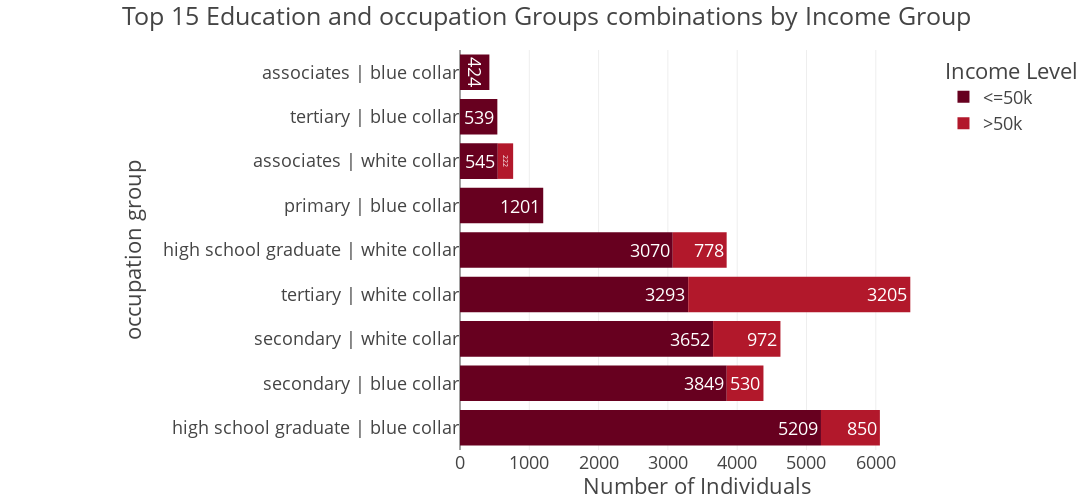

This figure's notebook cell:
### Code cell
num = 15
adult_df_combos = adult_df_income_edu_occ.head(num)
fig= px.bar(
    adult_df_combos,
    x = 'total',
    y = 'edu_occ',
    color= 'income',
    orientation = 'h',
    title=f'Top {num} Education and occupation Groups combinations by Income Group',
    #barmode = 'group',
    height=500,
     width=1100,
    text= 'total',
    color_discrete_sequence=px.colors.sequential.RdBu,
)
fig.update_layout(template="presentation",
                  xaxis_title='Number of Individuals',
                  yaxis_title='occupation group',
                  legend_title=dict(text='Income Level'),
                  margin=dict(l=460, r=50, t=50, b=50))
fig.update_traces(textposition='inside')
fig.show()
fig.write_image(os.path.join(result_dir,'income_distribution_by_incomegroup_bar_plot.jpg'))
fig.write_image(os.path.join(result_dir, 'income_distribution_by_incomegroup_bar_plot.png'))
fig.write_html(os.path.join(result_dir, 'income_distribution_byincomegroup_bar_plot.html'))

### Figure 1 — Plotly figure (JSON) as saved in the notebook; plotly's stock layout.template omitted (floating-point values rounded to 4 significant figures)
{"data": [{"hovertemplate": "income=<=50k<br>total=%{text}<br>edu_occ=%{y}<extra></extra>", "legendgroup": "<=50k", "marker": {"color": "rgb(103,0,31)", "pattern": {"shape": ""}}, "name": "<=50k", "orientation": "h", "showlegend": true, "text": [5209.0, 3849.0, 3652.0, 3293.0, 3070.0, 1201.0, 545.0, 539.0, 424.0], "textposition": "inside", "type": "bar", "x": [5209, 3849, 3652, 3293, 3070, 1201, 545, 539, 424], "xaxis": "x", "y": ["high school graduate | blue collar", "secondary | blue collar", "secondary | white collar", "tertiary | white collar", "high school graduate | white collar", "primary | blue collar", "associates | white collar", "tertiary | blue collar", "associates | blue collar"], "yaxis": "y"}, {"hovertemplate": "income=>50k<br>total=%{text}<br>edu_occ=%{y}<extra></extra>", "legendgroup": ">50k", "marker": {"color": "rgb(178,24,43)", "pattern": {"shape": ""}}, "name": ">50k", "orientation": "h", "showlegend": true, "text": [3205.0, 972.0, 850.0, 778.0, 530.0, 222.0], "textposition": "inside", "type": "bar", "x": [3205, 972, 850, 778, 530, 222], "xaxis": "x", "y": ["tertiary | white collar", "secondary | white collar", "high school graduate | blue collar", "high school graduate | white collar", "secondary | blue collar", "associates | white collar"], "yaxis": "y"}], "layout": {"barmode": "relative", "height": 500, "legend": {"title": {"text": "Income Level"}, "tracegroupgap": 0}, "margin": {"b": 50, "l": 460, "r": 50, "t": 50}, "title": {"text": "Top 15 Education and occupation Groups combinations by Income Group"}, "width": 1100, "xaxis": {"anchor": "y", "autorange": true, "domain": [0, 1], "range": [0, 6840], "title": {"text": "Number of Individuals"}, "type": "linear"}, "yaxis": {"anchor": "x", "autorange": true, "domain": [0, 1], "range": [-0.5, 8.5], "title": {"text": "occupation group"}, "type": "category"}}}
